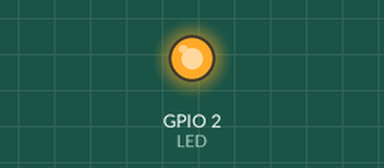
Simulated run of this sketch. Board: ESP32. Shown: output pins drawn as LEDs (lit = HIGH). WiFi joins after 1.5 s; servers stay silent unless stated; what the sketch prints to the serial monitor is not drawn.

Above: at 2.0 s.
At 3.5 s:
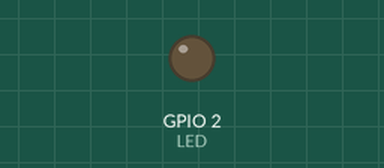
Timing chart, 0 to 5.0 s (numbered marks = the images above):
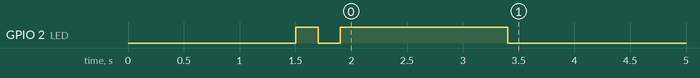

The sketch:

WiFi_Client.ino
```cpp
//使开发板连接Wifi

#include <WiFi.h>

const char * ssid="Yg";
const char * password="q2541639095";

#define LED 2

void setup() {
  Serial.begin(115200); //约定串口波特率

  //连接Wifi
  WiFi.begin(ssid, password);
  //检测Wifi连接
  Serial.print("正在连接Wifi");
  while( WiFi.status() != WL_CONNECTED ){
    delay(500);
    Serial.print('.');
  }
  Serial.println("连接成功！");
  Serial.print("IP地址");
  Serial.print( WiFi.localIP() );
  //提供板载LED反馈Wifi连接状态
  pinMode(LED, OUTPUT);
  digitalWrite(LED, HIGH);
  delay(200);
  digitalWrite(LED, LOW);
  delay(200);
  digitalWrite(LED, HIGH);
  delay(1500);
  digitalWrite(LED, LOW);
}

void loop() {
  Serial.print("LOOP！\n");
  delay(1000);
}
```
